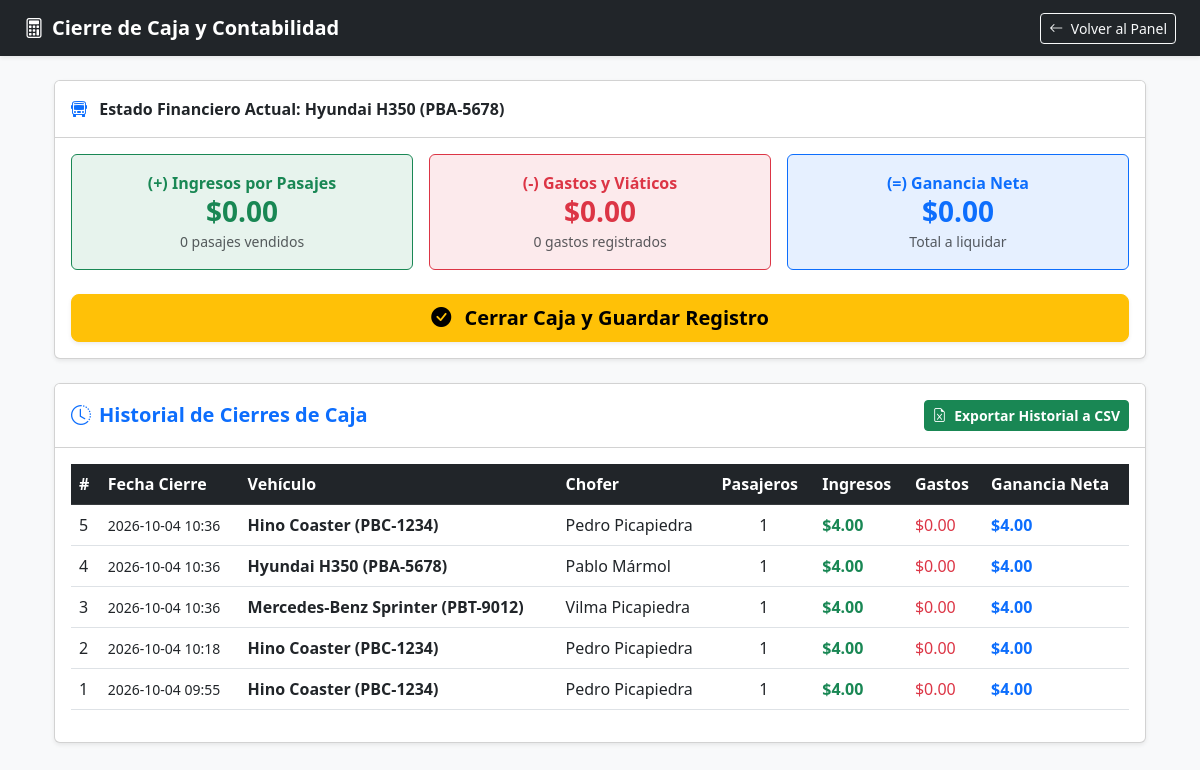
The app's page /liquidacion?vehiculo_id=2 (signed in) with its own data.
### tables this page shows
CREATE TABLE vehiculos (
            id INTEGER PRIMARY KEY AUTOINCREMENT,
            placa TEXT NOT NULL,
            modelo TEXT NOT NULL,
            tipo TEXT NOT NULL,
            capacidad INTEGER NOT NULL,
            chofer TEXT NOT NULL,
            estado TEXT NOT NULL,
            mantenimiento TEXT NOT NULL
        );

CREATE TABLE historial_viajes (
            id INTEGER PRIMARY KEY AUTOINCREMENT,
            vehiculo TEXT NOT NULL,
            chofer TEXT NOT NULL,
            pasajeros_totales INTEGER NOT NULL,
            ingresos REAL NOT NULL,
            gastos REAL NOT NULL,
            ganancia_neta REAL NOT NULL,
            fecha_cierre TEXT NOT NULL
        );

### app.py (the view)
@app.route('/liquidacion')
@login_required
@admin_required
def liquidacion():
    vehiculo_id = request.args.get('vehiculo_id', default=1, type=int)
    conn = get_db_connection()
    unidad = conn.execute('SELECT * FROM vehiculos WHERE id = ?', (vehiculo_id,)).fetchone()
    if not unidad:
        unidad = conn.execute('SELECT * FROM vehiculos LIMIT 1').fetchone()
    reservas_unidad = conn.execute('SELECT * FROM reservas WHERE vehiculo_id = ?', (unidad['id'],)).fetchall()
    viaticos_unidad = conn.execute('SELECT * FROM viaticos WHERE vehiculo_id = ?', (unidad['id'],)).fetchall()
    historial_viajes = conn.execute('SELECT * FROM historial_viajes ORDER BY id DESC').fetchall()
    total_ingresos = sum(r['precio'] for r in reservas_unidad)
    total_viaticos = sum(v['monto'] for v in viaticos_unidad)
    ganancia_neta = total_ingresos - total_viaticos
    conn.close()
    return render_template('liquidacion.html',
                           unidad=unidad,
                           reservas=reservas_unidad,
                           viaticos=viaticos_unidad,
                           total_ingresos=total_ingresos,
                           total_viaticos=total_viaticos,
                           ganancia_neta=ganancia_neta,
                           historial_viajes=historial_viajes)

### app.py (called while the page is built)
def get_db_connection():
    conn = sqlite3.connect(DB_NAME)
    conn.row_factory = sqlite3.Row
    return conn

def login_required(f):
    @wraps(f)
    def decorated_function(*args, **kwargs):
        if 'usuario_id' not in session:
            flash('Por favor inicia sesión para acceder al sistema.', 'warning')
            return redirect(url_for('login'))
        return f(*args, **kwargs)
    return decorated_function

def admin_required(f):
    @wraps(f)
    def decorated_function(*args, **kwargs):
        if 'usuario_id' not in session or session.get('rol') != 'admin':
            flash('Acceso restringido únicamente a Administradores.', 'danger')
            return redirect(url_for('conductor'))
        return f(*args, **kwargs)
    return decorated_function

### templates/liquidacion.html (shortened to what this page needs)
<!DOCTYPE html>
<html lang="es">
<head>
    <link href="https://cdn.jsdelivr.net/npm/bootstrap@5.3.0/dist/css/bootstrap.min.css" rel="stylesheet">
    <link rel="stylesheet" href="https://cdn.jsdelivr.net/npm/bootstrap-icons@1.11.0/font/bootstrap-icons.css">
</head>
<body class="bg-light">
    <nav class="navbar navbar-expand-lg navbar-dark bg-dark shadow-sm mb-4">
        <div class="container-fluid px-4">
            <a class="navbar-brand fw-bold" href="/"><i class="bi bi-calculator me-2"></i>Cierre de Caja y Contabilidad</a>
            <button type="button" onclick="volverYCerrar()" class="btn btn-outline-light btn-sm">
             <i class="bi bi-arrow-left me-1"></i> Volver al Panel
            </button>
        </div>
    </nav>
    <div class="container px-4">
        <div class="card shadow-sm mb-4">
            <div class="card-header bg-white py-3 fw-bold">
                <i class="bi bi-bus-front me-2 text-primary"></i> Estado Financiero Actual: {{ unidad.modelo }} ({{ unidad.placa }})
            </div>
            <div class="card-body">
                <div class="row text-center g-3 mb-4">
                    <div class="col-md-4">
                        <div class="p-3 bg-success bg-opacity-10 border border-success rounded">
                            <span class="text-success fw-bold d-block">(+) Ingresos por Pasajes</span>
                            <h3 class="fw-bold text-success mb-0">${{ "%.2f"|format(total_ingresos) }}</h3>
                            <small class="text-muted">{{ reservas|length }} pasajes vendidos</small>
                        </div>
                    </div>
                    <div class="col-md-4">
                        <div class="p-3 bg-danger bg-opacity-10 border border-danger rounded">
                            <span class="text-danger fw-bold d-block">(-) Gastos y Viáticos</span>
                            <h3 class="fw-bold text-danger mb-0">${{ "%.2f"|format(total_viaticos) }}</h3>
                            <small class="text-muted">{{ viaticos|length }} gastos registrados</small>
                        </div>
                    </div>
                    <div class="col-md-4">
                        <div class="p-3 bg-primary bg-opacity-10 border border-primary rounded">
                            <span class="text-primary fw-bold d-block">(=) Ganancia Neta</span>
                            <h3 class="fw-bold text-primary mb-0">${{ "%.2f"|format(ganancia_neta) }}</h3>
                            <small class="text-muted">Total a liquidar</small>
                        </div>
                    </div>
                </div>
                <form action="/cerrar_caja" method="POST" onsubmit="return confirm('¿Está seguro de cerrar la caja de esta unidad? Se registrará el saldo y se reiniciarán los pasajes y gastos para la siguiente salida.');">
                    <button type="submit" class="btn btn-warning w-100 btn-lg fw-bold shadow-sm">
                        <i class="bi bi-check-circle-fill me-2"></i> Cerrar Caja y Guardar Registro
                    </button>
                </form>
            </div>
        </div>
        <div class="card shadow-sm mb-5">
            <div class="card-header bg-white py-3 d-flex justify-content-between align-items-center">
                <h5 class="fw-bold text-primary mb-0"><i class="bi bi-clock-history me-2"></i>Historial de Cierres de Caja</h5>
                <a href="/exportar_cierres_csv" class="btn btn-success btn-sm fw-bold">
                    <i class="bi bi-file-earmark-excel me-1"></i> Exportar Historial a CSV
                </a>
            </div>
            <div class="card-body">
                <div class="table-responsive">
                    <table class="table table-hover align-middle">
                        <thead class="table-dark">
                            <tr>
                                <th>#</th>
                                <th>Fecha Cierre</th>
                                <th>Vehículo</th>
                                <th>Chofer</th>
                                <th>Pasajeros</th>
                                <th>Ingresos</th>
                                <th>Gastos</th>
                                <th>Ganancia Neta</th>
                            </tr>
                        </thead>
                        <tbody>
                            {% for h in historial_viajes %}
                                <tr>
                                    <td>{{ h.id }}</td>
                                    <td><small>{{ h.fecha_cierre }}</small></td>
                                    <td class="fw-bold">{{ h.vehiculo }}</td>
                                    <td>{{ h.chofer }}</td>
                                    <td class="text-center">{{ h.pasajeros_totales }}</td>
                                    <td class="text-success fw-bold">${{ "%.2f"|format(h.ingresos) }}</td>
                                    <td class="text-danger">${{ "%.2f"|format(h.gastos) }}</td>
                                    <td class="text-primary fw-bold">${{ "%.2f"|format(h.ganancia_neta) }}</td>
                                </tr>
                            {% else %}
                                <tr>
                                    <td colspan="8" class="text-center text-muted py-4">No hay cierres de caja registrados en el historial.</td>
                                </tr>
                            {% endfor %}
                        </tbody>
                    </table>
                </div>
            </div>
        </div>
    </div>
</body>
</html>

### records on screen
vehiculos: modelo "Hyundai H350", placa "PBA-5678"
historial_viajes: id "5", fecha_cierre "2026-10-04 10:36", vehiculo "Hino Coaster (PBC-1234)", chofer "Pedro Picapiedra", pasajeros_totales "1", ingresos "4.00", gastos "0.00", ganancia_neta "4.00"
historial_viajes: id "4", fecha_cierre "2026-10-04 10:36", vehiculo "Hyundai H350 (PBA-5678)", chofer "Pablo Mármol", pasajeros_totales "1", ingresos "4.00", gastos "0.00", ganancia_neta "4.00"
historial_viajes: id "3", fecha_cierre "2026-10-04 10:36", vehiculo "Mercedes-Benz Sprinter (PBT-9012)", chofer "Vilma Picapiedra", pasajeros_totales "1", ingresos "4.00", gastos "0.00", ganancia_neta "4.00"
historial_viajes: id "2", fecha_cierre "2026-10-04 10:18", vehiculo "Hino Coaster (PBC-1234)", chofer "Pedro Picapiedra", pasajeros_totales "1", ingresos "4.00", gastos "0.00", ganancia_neta "4.00"
historial_viajes: id "1", fecha_cierre "2026-10-04 09:55", vehiculo "Hino Coaster (PBC-1234)", chofer "Pedro Picapiedra", pasajeros_totales "1", ingresos "4.00", gastos "0.00", ganancia_neta "4.00"

### other values on screen
{{ "%.2f"|format(total_ingresos) }} "0.00"
{{ reservas|length }} "0"
{{ "%.2f"|format(total_viaticos) }} "0.00"
{{ viaticos|length }} "0"
{{ "%.2f"|format(ganancia_neta) }} "0.00"
